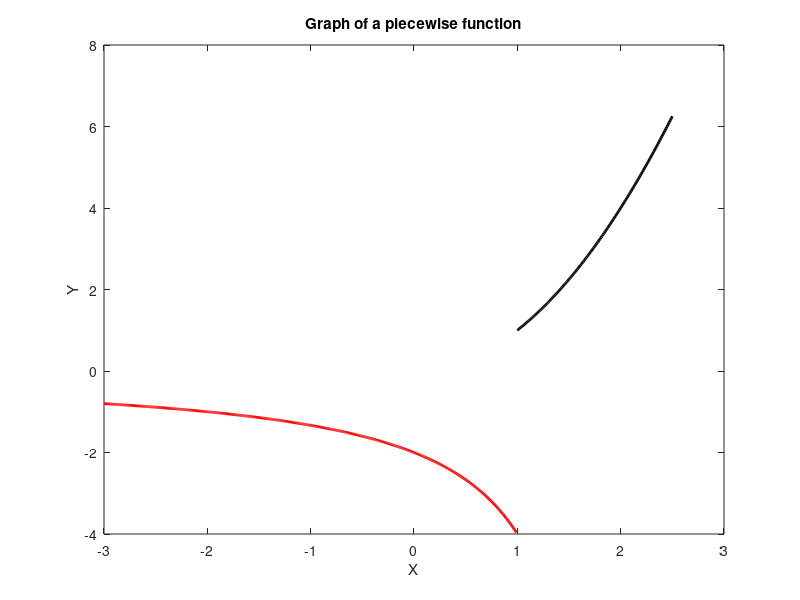

MATLAB code to generate this figure:
% This function plots the graph of the function 
% k(x) = {4 ./ (x - 2) on x <= 1, x .^ 2 on x > 1};

x1 = -3 : 0.01  : 0.9999;
x2 = 1 : 0.01 : 2.5;
y1 = @(x) 4 ./ (x - 2);
y2 = @(x) x .^ 2;

plot(x1, y1(x1), 'r', 'LineWidth', 2);
hold on;
plot(x2, y2(x2), 'k', 'LineWidth', 2);
xlabel('X');
ylabel('Y');
title('Graph of a piecewise function');
